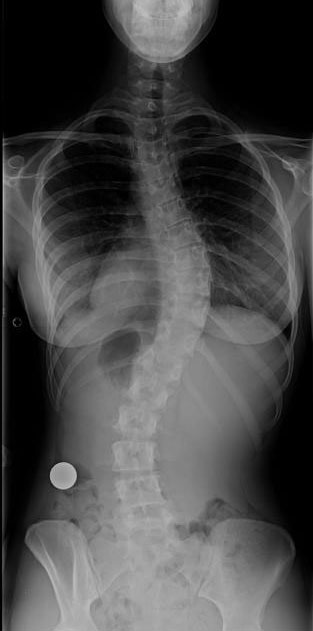
#> input picture ex5.jpg, 313 x 631 px
$ python res_sobx_canny.py   (older library calls are emulated)
#> lines starting #> are read from the running program, lines starting #| are printed output that depends on the picture
import cv2
import numpy as np
from matplotlib import pyplot as plt
img = cv2.imread('ex5.jpg')
#> img is the input picture: shape (631, 313, 3); min 0, max 194, mean 72.2
width = 592
height = 792
dim = (width, height)

# resize image
resized = cv2.resize(img, dim, interpolation=cv2.INTER_AREA)
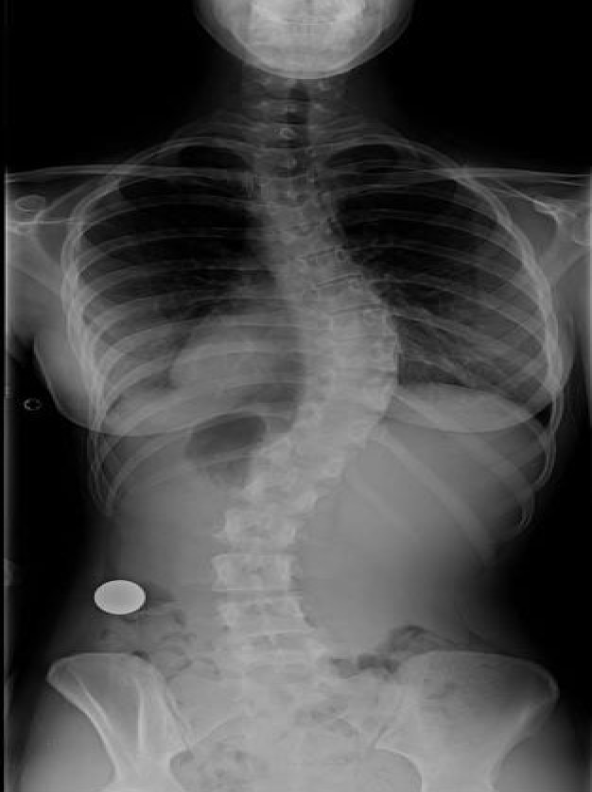
#> resized: shape (792, 592, 3); min 0, max 190, mean 72.2
sobelx = cv2.Sobel(resized, cv2.CV_8U, 1, 0, ksize=5)
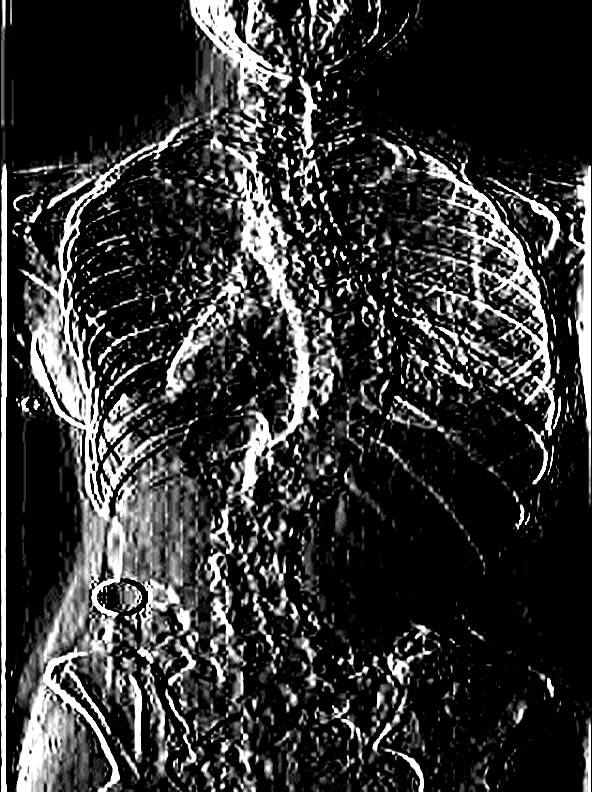
#> sobelx: shape (792, 592, 3); min 0, max 255, mean 51.8

img = sobelx
edges = cv2.Canny(img, 100, 1500)
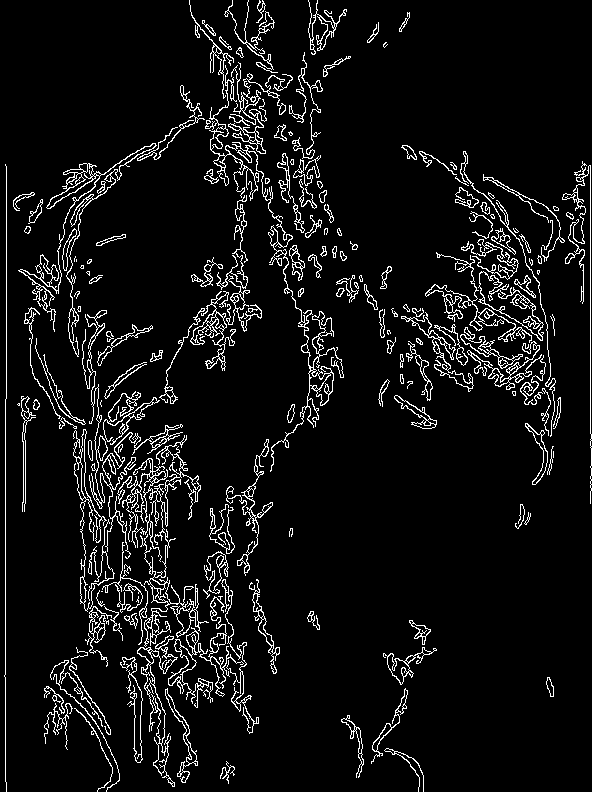
#> edges: shape (792, 592); 6.9% white in thin lines or dots
plt.subplot(121), plt.imshow(img, cmap='gray')
plt.title('Original Image'), plt.xticks([]), plt.yticks([])
plt.subplot(122),plt.imshow(edges,cmap = 'gray')
plt.title('Edge Image'), plt.xticks([]), plt.yticks([])
plt.show()
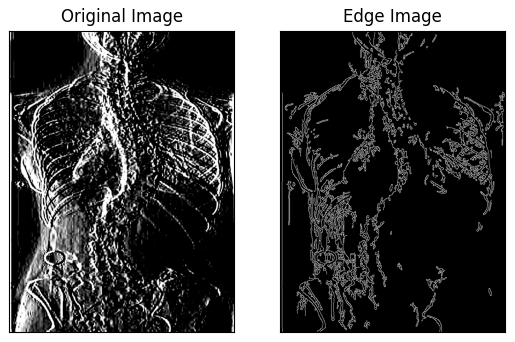
#> figure drawn by matplotlib, 2 panels

$ run again, with ex0.jpg copied over ex5.jpg
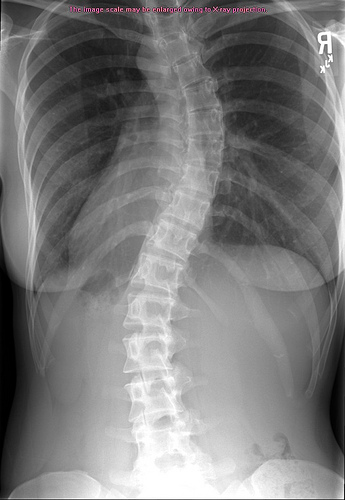
#> input picture ex0.jpg, 345 x 500 px
#> img is the input picture: shape (500, 345, 3); mean B, G, R 123.3, 123.2, 123.5
#> `edges = cv2.Canny(img, 100, 1500)`:
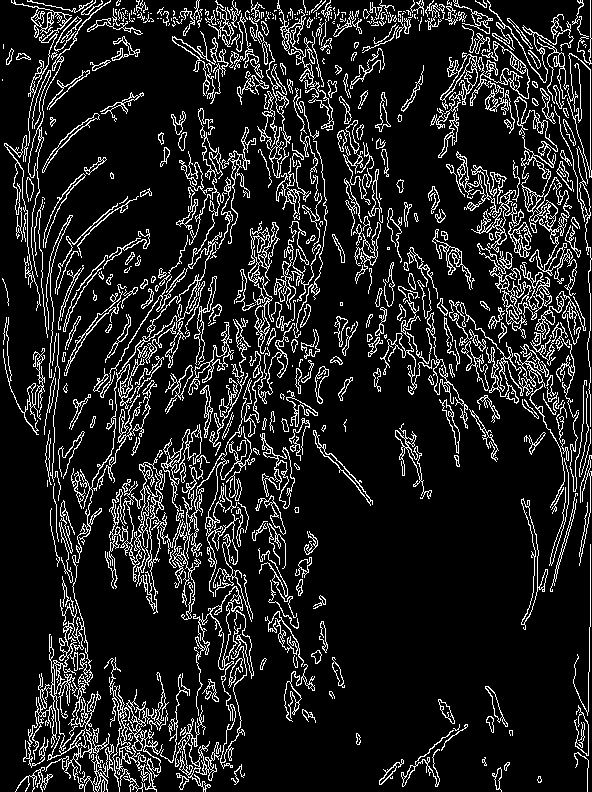
#> edges: shape (792, 592); 12.9% white in thin lines or dots
#> `plt.show()`:
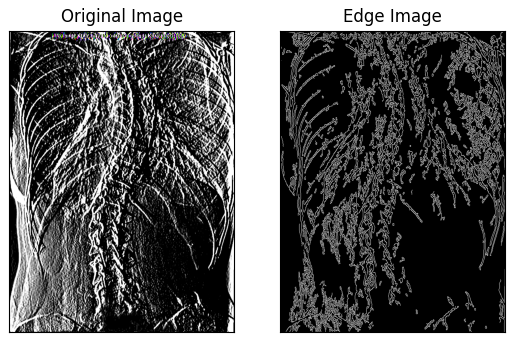
#> figure drawn by matplotlib, 2 panels; B, G, R data is drawn as R, G, B

$ run again, with ex11.jpg copied over ex5.jpg
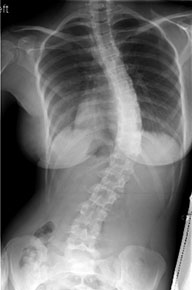
#> input picture ex11.jpg, 192 x 290 px
#> img is the input picture: shape (290, 192, 3); min 0, max 255, mean 111.7
#> `edges = cv2.Canny(img, 100, 1500)`:
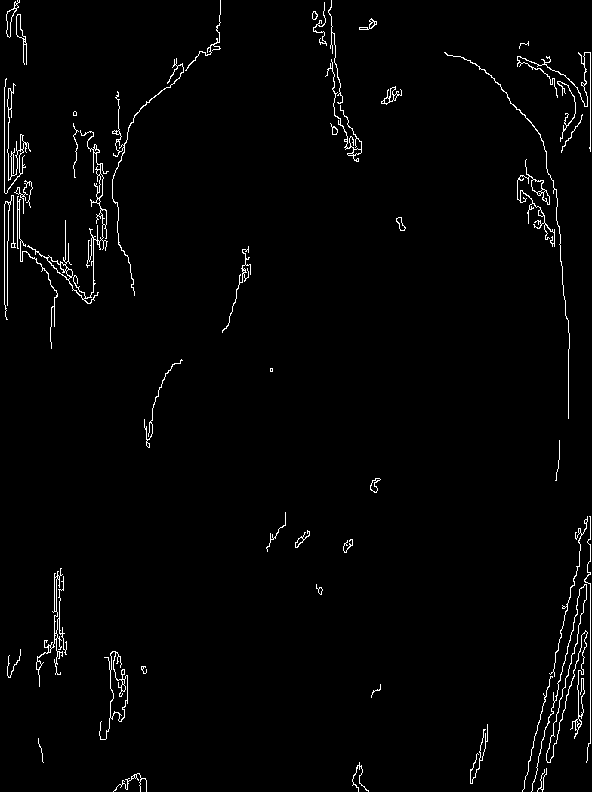
#> edges: shape (792, 592); 1.9% white in thin lines or dots
#> `plt.show()`:
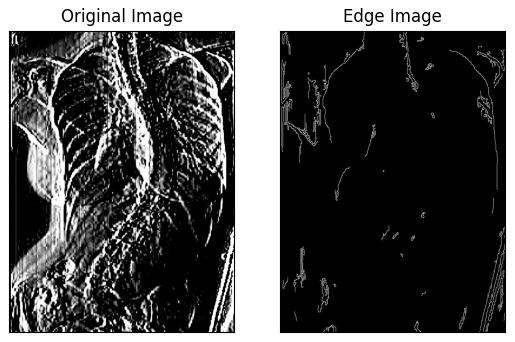
#> figure drawn by matplotlib, 2 panels
